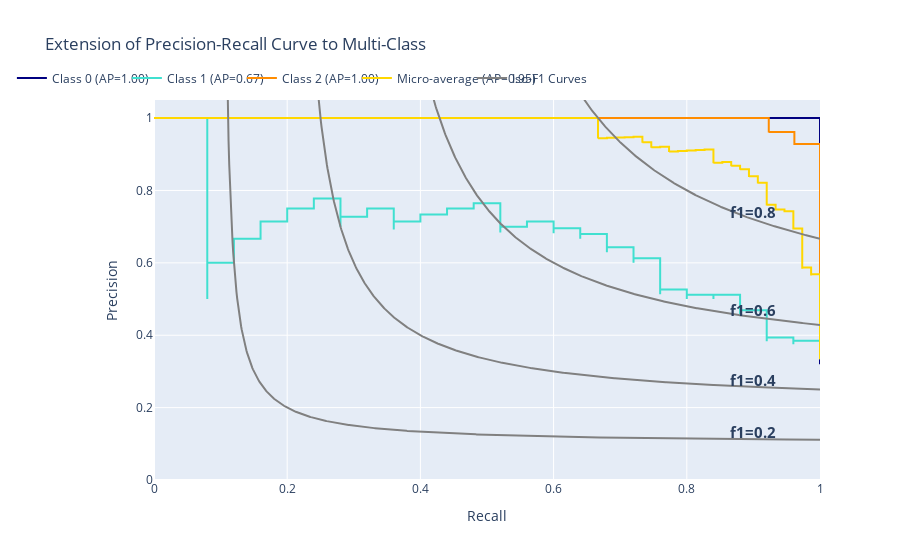

The cell this chart's notebook holds for it:
### Code cell
fig = plot_multi_label_pr_curve(classifier, X_test_multi, Y_test)
fig.show()

### Figure 1 — Plotly figure (JSON) as saved in the notebook; plotly's stock layout.template omitted (floating-point values rounded to 4 significant figures; data arrays with more than 128 entries replaced by an {"elided": "..."} marker saying what was removed)
{"data": [{"line": {"color": "navy", "shape": "hv"}, "mode": "lines", "name": "Class 0 (AP=1.00)", "showlegend": true, "type": "scatter", "x": [1, 1, 1, 1, 1, 1, 1, 1, 1, 1, 1, 1, 1, 1, 1, 1, 1, 1, 1, 1, 1, 1, 1, 1, 1, 1, 1, 1, 1, 1, 1, 1, 1, 1, 1, 1, 1, 1, 1, 1, 1, 1, 1, 1, 1, 1, 1, 1, 1, 1, 1, 1, 0.9583, 0.9167, 0.875, 0.8333, 0.7917, 0.75, 0.7083, 0.6667, 0.625, 0.5833, 0.5417, 0.5, 0.4583, 0.4167, 0.375, 0.3333, 0.2917, 0.25, 0.2083, 0.1667, 0.125, 0.08333, 0.04167, 0], "y": [0.32, 0.3243, 0.3288, 0.3333, 0.338, 0.3429, 0.3478, 0.3529, 0.3582, 0.3636, 0.3692, 0.375, 0.381, 0.3871, 0.3934, 0.4, 0.4068, 0.4138, 0.4211, 0.4286, 0.4364, 0.4444, 0.4528, 0.4615, 0.4706, 0.48, 0.4898, 0.5, 0.5106, 0.5217, 0.5333, 0.5455, 0.5581, 0.5714, 0.5854, 0.6, 0.6154, 0.6316, 0.6486, 0.6667, 0.6857, 0.7059, 0.7273, 0.75, 0.7742, 0.8, 0.8276, 0.8571, 0.8889, 0.9231, 0.96, 1, 1, 1, 1, 1, 1, 1, 1, 1, 1, 1, 1, 1, 1, 1, 1, 1, 1, 1, 1, 1, 1, 1, 1, 1]}, {"line": {"color": "turquoise", "shape": "hv"}, "mode": "lines", "name": "Class 1 (AP=0.67)", "showlegend": true, "type": "scatter", "x": [1, 1, 1, 1, 1, 1, 1, 1, 1, 1, 1, 0.96, 0.96, 0.96, 0.96, 0.92, 0.92, 0.92, 0.92, 0.92, 0.92, 0.92, 0.92, 0.92, 0.92, 0.92, 0.92, 0.88, 0.88, 0.88, 0.88, 0.88, 0.88, 0.84, 0.84, 0.8, 0.8, 0.8, 0.76, 0.76, 0.76, 0.76, 0.76, 0.76, 0.76, 0.72, 0.72, 0.72, 0.68, 0.68, 0.68, 0.64, 0.64, 0.6, 0.6, 0.56, 0.52, 0.52, 0.52, 0.48, 0.44, 0.4, 0.36, 0.36, 0.32, 0.28, 0.28, 0.24, 0.2, 0.16, 0.12, 0.08, 0.08, 0.08, 0.04, 0], "y": [0.3333, 0.3378, 0.3425, 0.3472, 0.3521, 0.3571, 0.3623, 0.3676, 0.3731, 0.3788, 0.3846, 0.375, 0.381, 0.3871, 0.3934, 0.3833, 0.3898, 0.3966, 0.4035, 0.4107, 0.4182, 0.4259, 0.434, 0.4423, 0.451, 0.46, 0.4694, 0.4583, 0.4681, 0.4783, 0.4889, 0.5, 0.5116, 0.5, 0.5122, 0.5, 0.5128, 0.5263, 0.5135, 0.5278, 0.5429, 0.5588, 0.5758, 0.5938, 0.6129, 0.6, 0.6207, 0.6429, 0.6296, 0.6538, 0.68, 0.6667, 0.6957, 0.6818, 0.7143, 0.7, 0.6842, 0.7222, 0.7647, 0.75, 0.7333, 0.7143, 0.6923, 0.75, 0.7273, 0.7, 0.7778, 0.75, 0.7143, 0.6667, 0.6, 0.5, 0.6667, 1, 1, 1]}, {"line": {"color": "darkorange", "shape": "hv"}, "mode": "lines", "name": "Class 2 (AP=1.00)", "showlegend": true, "type": "scatter", "x": [1, 1, 1, 1, 1, 1, 1, 1, 1, 1, 1, 1, 1, 1, 1, 1, 1, 1, 1, 1, 1, 1, 1, 1, 1, 1, 1, 1, 1, 1, 1, 1, 1, 1, 1, 1, 1, 1, 1, 1, 1, 1, 1, 1, 1, 1, 1, 1, 0.9615, 0.9615, 0.9231, 0.9231, 0.8846, 0.8462, 0.8077, 0.7692, 0.7308, 0.6923, 0.6538, 0.6154, 0.5769, 0.5385, 0.5, 0.4615, 0.4231, 0.3846, 0.3462, 0.3077, 0.2692, 0.2308, 0.1923, 0.1538, 0.1154, 0.07692, 0.03846, 0], "y": [0.3467, 0.3514, 0.3562, 0.3611, 0.3662, 0.3714, 0.3768, 0.3824, 0.3881, 0.3939, 0.4, 0.4062, 0.4127, 0.4194, 0.4262, 0.4333, 0.4407, 0.4483, 0.4561, 0.4643, 0.4727, 0.4815, 0.4906, 0.5, 0.5098, 0.52, 0.5306, 0.5417, 0.5532, 0.5652, 0.5778, 0.5909, 0.6047, 0.619, 0.6341, 0.65, 0.6667, 0.6842, 0.7027, 0.7222, 0.7429, 0.7647, 0.7879, 0.8125, 0.8387, 0.8667, 0.8966, 0.9286, 0.9259, 0.9615, 0.96, 1, 1, 1, 1, 1, 1, 1, 1, 1, 1, 1, 1, 1, 1, 1, 1, 1, 1, 1, 1, 1, 1, 1, 1, 1]}, {"line": {"color": "gold", "shape": "hv"}, "mode": "lines", "name": "Micro-average (AP=0.95)", "showlegend": true, "type": "scatter", "x": {"elided": "226 float values"}, "y": {"elided": "226 float values"}}, {"line": {"color": "gray"}, "mode": "lines", "name": "Iso-F1 Curves", "showlegend": true, "type": "scatter", "x": {"elided": "910 float values"}, "y": {"elided": "910 float values"}}, {"line": {"color": "gray"}, "mode": "lines", "name": "", "showlegend": false, "type": "scatter", "x": {"elided": "809 float values"}, "y": {"elided": "809 float values"}}, {"line": {"color": "gray"}, "mode": "lines", "name": "", "showlegend": false, "type": "scatter", "x": {"elided": "708 float values"}, "y": {"elided": "708 float values"}}, {"line": {"color": "gray"}, "mode": "lines", "name": "", "showlegend": false, "type": "scatter", "x": {"elided": "607 float values"}, "y": {"elided": "607 float values"}}], "layout": {"annotations": [{"font": {"size": 15}, "showarrow": false, "text": "<b>f1=0.2</b>", "x": 0.9, "y": 0.1325}, {"font": {"size": 15}, "showarrow": false, "text": "<b>f1=0.4</b>", "x": 0.9, "y": 0.2771}, {"font": {"size": 15}, "showarrow": false, "text": "<b>f1=0.6</b>", "x": 0.9, "y": 0.4698}, {"font": {"size": 15}, "showarrow": false, "text": "<b>f1=0.8</b>", "x": 0.9, "y": 0.7394}], "legend": {"entrywidth": 70, "orientation": "h", "x": 0.65, "xanchor": "right", "y": 1.02, "yanchor": "bottom"}, "title": {"text": "Extension of Precision-Recall Curve to Multi-Class"}, "xaxis": {"title": {"text": "Recall"}}, "yaxis": {"range": [0, 1.05], "title": {"text": "Precision"}}}}
